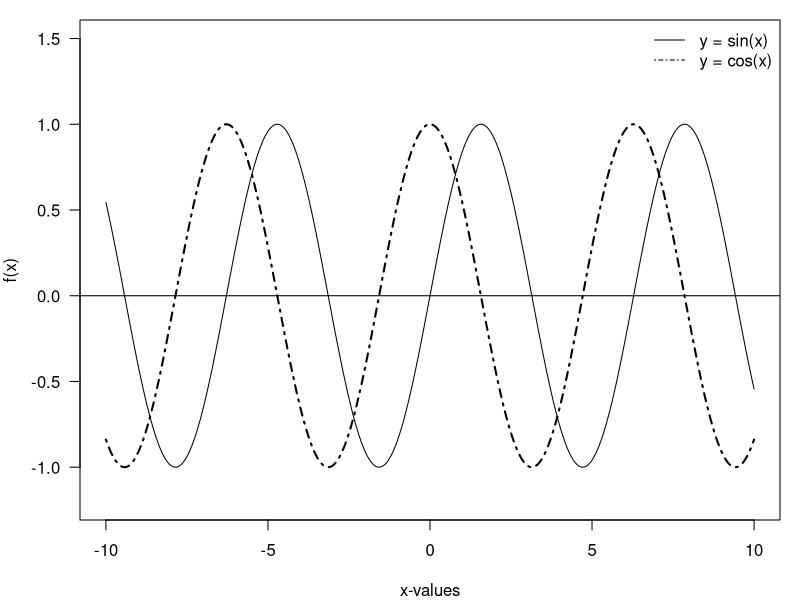

The R source for this figure:
## ---- chunk 1
knitr::opts_chunk$set(echo = TRUE)
## ---- chunk 2
set.seed(123)
(N <- rpois(n = 1, lambda = 5))
## ---- chunk 3
par(mar = c(4,4,1,1), las = 1)
x <- seq(-10, 10, length = 1000)
plot(x, sin(x), xlab = "x-values", ylab = "f(x)", 
     type = "l" , cex = 0.5, ylim = c(-1.2, 1.5))
lines(x, cos(x), lty = 4, lwd = 2)
abline(h = 0)
legend("topright", legend = c("y = sin(x)", "y = cos(x)"),
       lty = c(1, 4), bty = "n")
